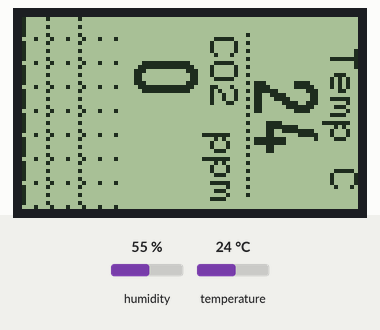
The sketch below on a simulated ESP32. On the bench: 84×48 one-colour display. The inputs (shaded band) are chosen by the test bench; at power-on: temperature 24 °C, humidity 55 %. What the sketch prints to the serial monitor is not drawn.

Above: at 1.9 s.
2.0 s: temperature set to 12 °C
At 3.0 s:
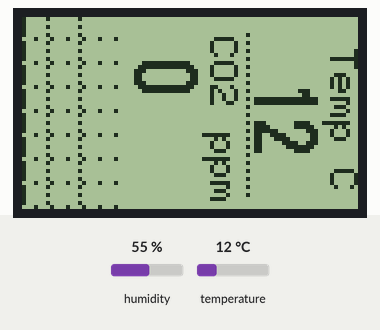
3.6 s: temperature set to 19 °C
At 4.8 s:
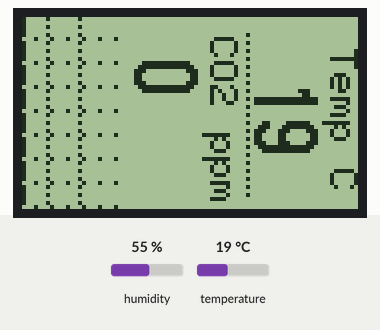
5.7 s: temperature set to 28 °C
At 6.6 s:
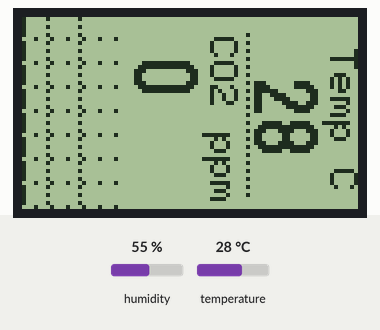
Timing chart, 0 to 8.7 s (numbered marks = the images above; inputs shaded):
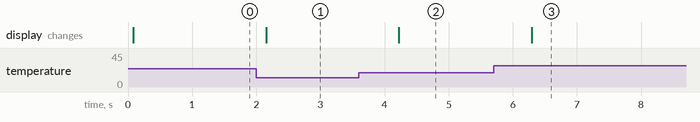

Measured:
- after the input at 2.0 s, the display: changes after 0.15 s (image 1)
- after the input at 3.6 s, the display: changes after 0.62 s (image 2)
- after the input at 5.7 s, the display: changes after 0.60 s (image 3)

The sketch:

esp32-with-sensors-co2-mh-z19b-and-temp-humid-dht-11.ino
```cpp
// (licence header left out)
#include <HardwareSerial.h>
#include <dht.h> //Used this library (download, zip, install to Arduino): https://github.com/RobTillaart/Arduino/tree/master/libraries/DHTstable

#include <Arduino.h>
#include <U8g2lib.h>

#ifdef U8X8_HAVE_HW_SPI
#include <SPI.h>
#endif
#ifdef U8X8_HAVE_HW_I2C
#include <Wire.h>
#endif

 //pins description are above
U8G2_PCD8544_84X48_F_4W_SW_SPI display(U8G2_R0, /* clock=*/ 14, /* data=*/ 13, /* cs=*/ 15, /* dc=*/ 27, /* reset=*/ 26);  // Nokia 5110 Display

HardwareSerial co2SensorSerial(1); // pins description are above

// CO2 sensor data structures:
byte cmd[9] = {0xFF,0x01,0x86,0x00,0x00,0x00,0x00,0x00,0x79};
/* --- Request ---
 *  0xFF - Start byte
 *  0x01 - Sensor #1
 *  0x86 - Commands: Read CO2 concentration
 *  ...
 *  0x79 - "Checksum is expected in the response"
 *
 * --- Response ---
 *  0xFF - Start byte
 *  0x01 - Sensor #1
 *  0x** - CO2 concentration value (high byte)
 *  0x** - CO2 concentration value (low byte)
 *  ...
 *  0x** - Checksum value
 *
 * --- Other commands ---
 *  0x87 - Calibrate Zero Point (ZERO)
 *  0x88 - Calibrate Span Point (SPAN)
 *  0x79 - ON/OFF Auto CalibrationON/OFF
 *  0x99 - Detection range setting
 */

//Response buffer
unsigned char co2SensorResponse[9];

//CO2 concentration levels
const unsigned int MIN_VALUE = 300;
const unsigned int VERY_GOOD_VALUE = 450;
const unsigned int GOOD_VALUE = 600;
const unsigned int ACCEPTABLE_VALUE = 1000;
const unsigned int MAX_VALUE = 2500;

//DHT11 settings
#define DHT11_PIN 21
dht DHT;

//Display settings
unsigned int goodValueGraphValue = 0;
unsigned int acceptableValueGraphValue = 0;
const byte GRAPH_WIDTH = 48;
const byte GRAPH_HEIGHT = 24;
const unsigned int MAX_GRAPH_VALUE = 1500;
const unsigned int GRAPH_STEP = (MAX_GRAPH_VALUE - MIN_VALUE) / GRAPH_HEIGHT;
unsigned int graphData[GRAPH_WIDTH];
#define BACKCOLOR 0 // White
#define PIXELCOLOR 1  // Black
int displayHeight = 48;
int displayWidth = 84;
byte graphSpeed = 1;
int graphDrawingCounter = 0;

//Messages
String messages[] = {"", "Very good","Good", "Acceptable","Bad","Health risk",
                     "CO2 sensor error", "No valid CO2 data", "Initializing"};
const byte MSG_EMPTY = 1;
const byte MSG_VERY_GOOD = 1;
const byte MSG_GOOD = 2;
const byte MSG_ACCEPTABLE = 3;
const byte MSG_BAD = 4;
const byte MSG_HEALTH_RISK = 5;
const byte MSG_SENSOR_ERROR = 6;
const byte MSG_NO_VALID_CO2_DATA = 7;
const byte MSG_INITIALIZING = 8;

//Current state
byte currentMessageId = 0;
unsigned int currentCo2Value = 0;
float currentTempValue = 0;
float currHumidityValue = 0;
const byte STORE_READING_PERIOD = 1;
byte currentReadingTime = 0;

void setup() {
  Serial.begin(115200);
  co2SensorSerial.begin(9600, SERIAL_8N1, 16, 17);
  initDisplay();
  currentCo2Value = 0;
  currentMessageId = MSG_INITIALIZING;
  invalidateDisplay();
  initGraphStructures();
}


void loop()
{
  readCo2SensorValueToCo2Response();
  readTemperatureAndHumidity(); // Reading temperature or humidity takes 250 msec, values may have few seconds lag

  if(validateCo2Response()) {
    setCo2ValueAndCurrentMessage((256 * (unsigned int) co2SensorResponse[2]) + (unsigned int) co2SensorResponse[3]);
  } else {
    currentMessageId = MSG_SENSOR_ERROR;
  }

  invalidateDisplay();

  currentReadingTime++;
  //if(STORE_READING_PERIOD > currentReadingTime) {
    addValueToGraph(currentCo2Value);
  //  currentReadingTime = 0;
  //}

  delay(1000);//timeout between reads - in msec
//  delay(1000*60);//timeout between reads - in msec

}


void initGraphStructures() {
  for(byte i = 0; i < GRAPH_WIDTH; i++) {
    graphData[i] = getGraphValue(MIN_VALUE);
  }
  goodValueGraphValue = getGraphValue(GOOD_VALUE);
  acceptableValueGraphValue = getGraphValue(ACCEPTABLE_VALUE);
}

int getGraphValue(unsigned int value) {
    if(value < MIN_VALUE) {
      return 0;
    }
    if(value > MAX_GRAPH_VALUE) {
      value = MAX_GRAPH_VALUE;
    }
    return (value - MIN_VALUE) / GRAPH_STEP;
}

bool validateCo2Response() {
  byte crc = 0;
  for (int i = 1; i < 8; i++) {
    crc += co2SensorResponse[i];
  }
  crc = 256 - crc;
  bool valid = co2SensorResponse[0] == 0xFF && co2SensorResponse[1] == 0x86 && co2SensorResponse[8] == crc;
  if(!valid) {
    Serial.println("CRC error: " + String(crc) + "/"+ String(co2SensorResponse[8]));
  }
  return valid;
}

void readCo2SensorValueToCo2Response() {
  co2SensorSerial.write(cmd, 9);
  memset(co2SensorResponse, 0, 9);
  if(co2SensorSerial.available() > 1) {
    co2SensorSerial.readBytes(co2SensorResponse, 9);
  }
  Serial.print("Respond: ");
  for(byte i = 0; i < 9; i++) {
    Serial.print(co2SensorResponse[i], HEX);
    Serial.print(" ");
  }
  Serial.println("");
}

void addValueToGraph(unsigned int value) {
  for(int i = GRAPH_WIDTH - 1; i > 0; i--) {
    graphData[i] = graphData[i - 1];//shift values
  }
  graphData[0] = getGraphValue(value);
}

void setCo2ValueAndCurrentMessage(unsigned int co2Value) {
  currentCo2Value = co2Value;
  Serial.println(co2Value);

  if (co2Value <= MIN_VALUE || co2Value > 4900) {
    currentCo2Value = 0;
    currentMessageId = MSG_NO_VALID_CO2_DATA;
    return;
  }

  currentCo2Value = co2Value;

  if (co2Value < VERY_GOOD_VALUE) {
    currentMessageId = MSG_VERY_GOOD;
    return;
  }
  if (co2Value < GOOD_VALUE) {
    currentMessageId = MSG_GOOD;
    return;
  }
  if (co2Value < ACCEPTABLE_VALUE) {
    currentMessageId = MSG_ACCEPTABLE;
    return;
  }
  if (co2Value < MAX_VALUE) {
    currentMessageId = MSG_BAD;
    return;
  }
  currentMessageId = MSG_HEALTH_RISK;
}

void readTemperatureAndHumidity() {
  Serial.print("Read DHT11..");
  int result = DHT.read11(DHT11_PIN);
  switch (result)
  {
    case DHTLIB_OK:
      Serial.print("OK.");
      currentTempValue = DHT.temperature;
      currHumidityValue = DHT.humidity;
    break;
    case DHTLIB_ERROR_CHECKSUM:
      Serial.print("checksum error");
      break;
    case DHTLIB_ERROR_TIMEOUT:
      Serial.print("timeout errort");
      break;
    default:
      Serial.print("unknown error");
      break;
  }
  Serial.println(" H:" + String(currHumidityValue) + "; T:" + String(currentTempValue) + "°C");
}

void draw() {
  display.setFont(u8g2_font_6x10_tf);
  display.setFontRefHeightExtendedText();
  display.setDrawColor(PIXELCOLOR);
  display.setFontPosTop();
  display.setFontDirection(1);

  String text = "Temp C";
  char valueBuff[sizeof(text) + 1];
  String(text).toCharArray(valueBuff, sizeof(valueBuff));
  display.drawStr(84, 8, valueBuff);

  display.setFont(u8g2_font_logisoso16_tn);
  text = String((int)currentTempValue);
  valueBuff[sizeof(text) + 1];
  String(text).toCharArray(valueBuff, sizeof(valueBuff));
  display.drawStr(74, 15, valueBuff);

  drawDashedVLine(56, 3, 45, 1, 1);

  display.setFont(u8g2_font_6x10_tf);
  display.setFontRefHeightExtendedText();
  display.setDrawColor(PIXELCOLOR);
  display.setFontPosTop();
  display.setFontDirection(1);

  text = "CO2 ppm";
  valueBuff[sizeof(text) + 1];
  String(text).toCharArray(valueBuff, sizeof(valueBuff));
  display.drawStr(54, 5, valueBuff);

  display.setFont(u8g2_font_logisoso16_tn);
  text = String((int)currentCo2Value);
  valueBuff[sizeof(text) + 1];
  String(text).toCharArray(valueBuff, sizeof(valueBuff));
  display.drawStr(44, currentCo2Value < 1000 ? 10 : 5, valueBuff);

  drawGraph();
}

void drawGraph() {
  bool dashState = false;
  unsigned int dataIndex = 0;
  for(unsigned int i = 0; i < displayHeight; i++) {
    unsigned int y = displayHeight - 1 - i;
    display.setDrawColor(PIXELCOLOR);
    display.drawLine(0, y, graphData[dataIndex++], y);
    display.setDrawColor(dashState ? PIXELCOLOR : BACKCOLOR);
    display.drawPixel(goodValueGraphValue, y);
    display.drawPixel(acceptableValueGraphValue, y);
    dashState = !dashState;
    if(i % 6 == 0) {
      drawDashedHLine(0, GRAPH_HEIGHT, y, 1, 3);
    }
  }
}

void drawDashedHLine(unsigned int beginX, unsigned int endX, unsigned int y, byte drawLength, byte blankLength) {
  bool pixelState = false;
  for(unsigned int j = beginX; j <= endX; j += pixelState ? blankLength : drawLength) {
    display.setDrawColor(pixelState ? PIXELCOLOR : BACKCOLOR);
    display.drawPixel(j, y);
    pixelState = !pixelState;
  }
}

void drawDashedVLine(unsigned int x, unsigned int beginY, unsigned int endY, byte drawLength, byte blankLength) {
  bool pixelState = false;
  for(unsigned int j = beginY; j <= endY; j += pixelState ? blankLength : drawLength) {
    display.setDrawColor(pixelState ? PIXELCOLOR : BACKCOLOR);
    display.drawPixel(x, j);
    pixelState = !pixelState;
  }
}

void invalidateDisplay() {
  display.clearBuffer();
  draw();
  display.sendBuffer();
}

void initDisplay() {
  display.begin();
  display.setPowerSave(0);  // init done
  displayHeight = 48;// display.height();
}
```
